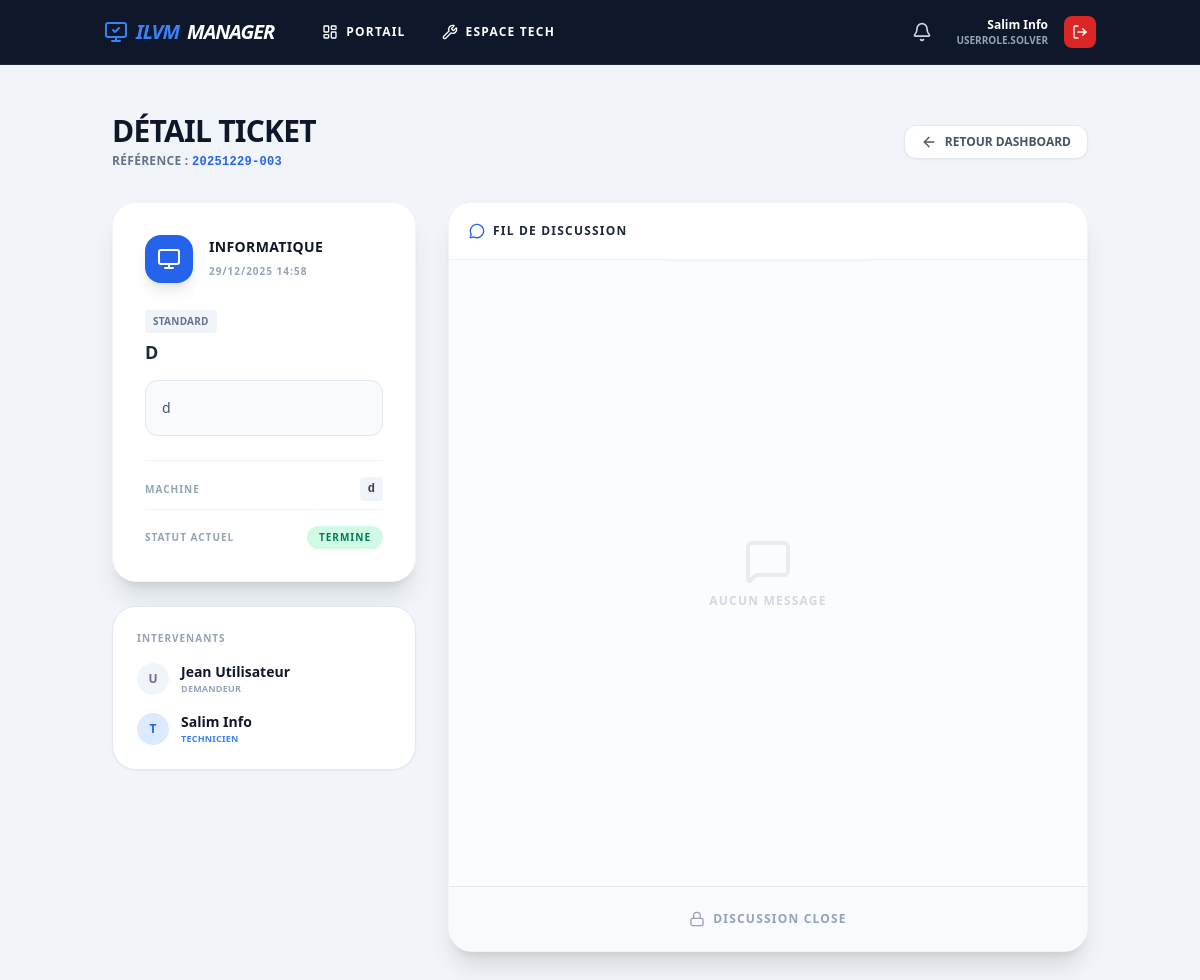
The page /tickets/view/20251229-003 (signed in) on the database its author committed.
### app/models.py (models this page shows, shortened)
class User(UserMixin, db.Model):
    __tablename__ = 'users'
    id = db.Column(db.Integer, primary_key=True)
    username = db.Column(db.String(64), unique=True, index=True)
    fullname = db.Column(db.String(120))
    email = db.Column(db.String(120))
    role = db.Column(db.Enum(UserRole), default=UserRole.USER)
    service_department = db.Column(db.Enum(ServiceType), nullable=True)
    notifications = db.relationship('Notification', backref='user', lazy='dynamic')

class Ticket(db.Model):
    __tablename__ = 'tickets'
    id = db.Column(db.Integer, primary_key=True)
    uid_public = db.Column(db.String(20), unique=True, index=True)
    title = db.Column(db.String(200), nullable=False)
    description = db.Column(db.Text, nullable=False)
    author_id = db.Column(db.Integer, db.ForeignKey('users.id'))
    author = db.relationship('User', foreign_keys=[author_id], backref='my_tickets')
    target_service = db.Column(db.Enum(ServiceType), nullable=False)
    status = db.Column(db.Enum(TicketStatus), default=TicketStatus.VALIDATION)
    solver_id = db.Column(db.Integer, db.ForeignKey('users.id'), nullable=True)
    solver = db.relationship('User', foreign_keys=[solver_id], backref='assigned_tickets')
    created_at = db.Column(db.DateTime, default=datetime.utcnow)
    closed_at = db.Column(db.DateTime, nullable=True)
    category_ticket = db.Column(db.String(50)) # "Standard", "Nouvel Utilisateur", "Matériel"
    hostname = db.Column(db.String(64), nullable=True) # Pour incidents classiques
    new_user_fullname = db.Column(db.String(150), nullable=True)
    new_user_service = db.Column(db.String(100), nullable=True)
    new_user_acces = db.Column(db.String(255), nullable=True) # Accès fichiers/dossiers
    new_user_date = db.Column(db.DateTime, nullable=True)
    materiel_list = db.Column(db.Text, nullable=True) # Liste du matériel
    destinataire_materiel = db.Column(db.String(150), nullable=True)
    service_destinataire = db.Column(db.String(100), nullable=True)

### app/routes/tickets.py (the view, shortened to what this page needs)
@tickets_bp.route('/view/<string:ticket_uid>', methods=['GET', 'POST'])
@login_required
def view_ticket(ticket_uid):
    ticket = Ticket.query.filter_by(uid_public=ticket_uid).first_or_404()
    return render_template('tickets/detail.html', ticket=ticket)

### app/__init__.py (called while the page is built)
@login_manager.user_loader
def load_user(user_id):
    from .models import User
    return User.query.get(int(user_id))

### app/templates/tickets/detail.html (shortened to what this page needs)
{% extends "base.html" %}
{% block content %}
<div class="max-w-6xl mx-auto py-6">
    <div class="mb-8 flex items-center justify-between">
        <div>
            <h1 class="text-3xl font-black text-slate-900 uppercase tracking-tight">Détail Ticket</h1>
            <p class="text-slate-500 font-bold text-xs mt-1 uppercase tracking-wide">Référence : <span class="font-mono text-blue-600">{{ ticket.uid_public }}</span></p>
        </div>
        {% if 'SOLVER' in current_user.role|string or 'ADMIN' in current_user.role|string %}
            <a href="{{ url_for('tickets.solver_dashboard') }}" class="bg-white border border-slate-200 hover:bg-slate-50 text-slate-600 px-4 py-2 rounded-xl font-black text-xs uppercase shadow-sm flex items-center gap-2 transition">
                <i data-lucide="arrow-left" class="w-4 h-4"></i> Retour Dashboard
            </a>
        {% else %}
            <a href="{{ url_for('main.user_portal') }}" class="bg-white border border-slate-200 hover:bg-slate-50 text-slate-600 px-4 py-2 rounded-xl font-black text-xs uppercase shadow-sm flex items-center gap-2 transition">
                <i data-lucide="arrow-left" class="w-4 h-4"></i> Retour Portail
            </a>
        {% endif %}
    </div>
    <div class="grid grid-cols-1 lg:grid-cols-3 gap-8">
        <div class="lg:col-span-1 space-y-6">
            <div class="bg-white p-8 rounded-3xl shadow-xl border border-slate-100">
                <div class="flex items-center gap-4 mb-6">
                    <div class="w-12 h-12 rounded-2xl flex items-center justify-center shadow-lg
                        {% if ticket.target_service.value == 'INFORMATIQUE' %}bg-blue-600 text-white{% elif ticket.target_service.value == 'DAF' %}bg-purple-600 text-white{% else %}bg-orange-600 text-white{% endif %}">
                        {% if ticket.target_service.value == 'INFORMATIQUE' %}<i data-lucide="monitor" class="w-6 h-6"></i>
                        {% elif ticket.target_service.value == 'DAF' %}<i data-lucide="banknote" class="w-6 h-6"></i>
                        {% else %}<i data-lucide="package" class="w-6 h-6"></i>{% endif %}
                    </div>
                    <div>
                        <h2 class="text-sm font-black text-slate-900 uppercase tracking-wide">{{ ticket.target_service.value }}</h2>
                        <span class="text-[10px] font-bold text-slate-400 uppercase tracking-widest">{{ ticket.created_at.strftime('%d/%m/%Y %H:%M') }}</span>
                    </div>
                </div>
                <div class="mb-4">
                    <span class="inline-block bg-slate-100 text-slate-500 text-[10px] font-black uppercase px-2 py-1 rounded mb-2 tracking-wide">{{ ticket.category_ticket or 'Standard' }}</span>
                    <h3 class="text-lg font-black text-slate-800 leading-tight uppercase">{{ ticket.title }}</h3>
                </div>
                <div class="bg-slate-50 p-4 rounded-xl border border-slate-200 text-sm font-medium text-slate-600 mb-6 leading-relaxed">
                    {{ ticket.description }}
                </div>
                {% if ticket.hostname %}
                <div class="flex justify-between items-center border-t border-slate-100 pt-4 mt-2">
                    <span class="text-[10px] font-black text-slate-400 uppercase tracking-widest">Machine</span>
                    <span class="font-mono text-xs font-bold text-slate-700 bg-slate-100 px-2 py-1 rounded">{{ ticket.hostname }}</span>
                </div>
                {% endif %}
                <div class="flex justify-between items-center border-t border-slate-100 pt-4 mt-2">
                    <span class="text-[10px] font-black text-slate-400 uppercase tracking-widest">Statut Actuel</span>
                    <span class="px-3 py-1 rounded-full text-[10px] font-black uppercase tracking-widest
                        {% if 'VALIDATION' in ticket.status.value %}bg-yellow-100 text-yellow-700
                        {% elif 'COURS' in ticket.status.value %}bg-blue-100 text-blue-700
                        {% elif 'TERMINE' in ticket.status.value %}bg-emerald-100 text-emerald-700
                        {% else %}bg-slate-100 text-slate-500{% endif %}">
                        {{ ticket.status.value }}
                    </span>
                </div>
            </div>
            <div class="bg-white p-6 rounded-3xl shadow-sm border border-slate-200">
                <h3 class="text-[10px] font-black text-slate-400 uppercase tracking-widest mb-4">Intervenants</h3>
                <div class="flex items-center gap-3 mb-4">
                    <div class="w-8 h-8 bg-slate-100 rounded-full flex items-center justify-center text-slate-500 font-black text-xs">{{ ticket.author.username[0]|upper }}</div>
                    <div>
                        <p class="text-sm font-bold text-slate-900">{{ ticket.author.fullname }}</p>
                        <p class="text-[9px] text-slate-400 font-bold uppercase tracking-wide">Demandeur</p>
                    </div>
                </div>
                {% if ticket.solver %}
                <div class="flex items-center gap-3">
                    <div class="w-8 h-8 bg-blue-100 rounded-full flex items-center justify-center text-blue-600 font-black text-xs">{{ ticket.solver.username[0]|upper }}</div>
                    <div>
                        <p class="text-sm font-bold text-slate-900">{{ ticket.solver.fullname }}</p>
                        <p class="text-[9px] text-blue-500 font-bold uppercase tracking-wide">Technicien</p>
                    </div>
                </div>
                {% else %}
                <div class="p-3 bg-slate-50 rounded-xl border border-dashed border-slate-200 text-center text-[10px] font-bold text-slate-400 uppercase tracking-wide">
                    En attente d'attribution
                </div>
                {% endif %}
            </div>
        </div>
        <div class="lg:col-span-2 flex flex-col h-[750px] bg-white rounded-3xl shadow-xl border border-slate-100 overflow-hidden relative">
            <div class="p-5 border-b border-slate-100 bg-white flex justify-between items-center z-10">
                <h3 class="font-black text-slate-800 uppercase text-xs tracking-widest flex items-center gap-2">
                    <i data-lucide="message-circle" class="w-4 h-4 text-blue-600"></i> Fil de discussion
                </h3>
            </div>
            <div class="flex-1 overflow-y-auto p-6 space-y-6 bg-slate-50/50" id="chatContainer">
                {% for msg in ticket.messages %}
                <div class="flex flex-col {% if msg.author_id == current_user.id %}items-end{% else %}items-start{% endif %} animate-fadeIn">
                    <div class="max-w-[80%] {% if msg.author_id == current_user.id %}bg-slate-900 text-white rounded-tr-none{% else %}bg-white border border-slate-200 text-slate-700 rounded-tl-none{% endif %} px-5 py-4 rounded-2xl shadow-sm">
                        <p class="text-sm font-bold">{{ msg.content }}</p>
                    </div>
                    <span class="text-[9px] font-black text-slate-400 mt-2 px-2 uppercase tracking-wide">
                        {{ msg.author.fullname }} • {{ msg.timestamp.strftime('%H:%M') }}
                    </span>
                </div>
                {% else %}
                <div class="flex flex-col items-center justify-center h-full opacity-40">
                    <i data-lucide="message-square" class="w-12 h-12 text-slate-300 mb-2"></i>
                    <p class="text-xs font-bold text-slate-400 uppercase tracking-widest">Aucun message</p>
                </div>
                {% endfor %}
            </div>
            {% if ticket.status.value != 'TERMINE' and ticket.status.value != 'REFUSE' %}
            <div class="p-4 bg-white border-t border-slate-100">
                <form method="POST" class="flex gap-3">
                    <input type="text" name="message" class="flex-1 bg-slate-50 border border-slate-200 rounded-xl px-5 py-4 text-sm font-bold text-slate-700 focus:ring-2 focus:ring-blue-100 focus:border-blue-500 outline-none transition" placeholder="Écrivez votre message..." autocomplete="off" required>
                    <button type="submit" class="bg-blue-600 hover:bg-blue-700 text-white p-4 rounded-xl transition shadow-lg shadow-blue-200 group">
                        <i data-lucide="send" class="w-5 h-5 group-hover:translate-x-1 transition-transform"></i>
                    </button>
                </form>
            </div>
            {% else %}
            <div class="p-6 bg-slate-50 border-t border-slate-200 text-center">
                <p class="text-xs font-black text-slate-400 uppercase tracking-widest flex items-center justify-center gap-2">
                    <i data-lucide="lock" class="w-4 h-4"></i> Discussion close
                </p>
            </div>
            {% endif %}
        </div>
    </div>
</div>
{% endblock %}

### app/templates/base.html (shortened to what this page needs)
<!DOCTYPE html>
<html lang="fr">
<head>
    <script src="https://cdn.tailwindcss.com"></script>
</head>
<body class="bg-slate-100 font-sans text-slate-900 min-h-screen flex flex-col">
    {% if current_user.is_authenticated %}
    <nav class="bg-slate-900 text-white sticky top-0 z-50 border-b border-slate-800">
        <div class="container mx-auto px-4 h-16 flex justify-between items-center">
            <div class="flex items-center gap-8">
                <a href="{{ url_for('main.user_portal') }}" class="font-black text-xl tracking-tighter text-blue-500 italic flex items-center gap-2">
                    <i data-lucide="monitor-check"></i> ILVM<span class="text-white">MANAGER</span>
                </a>
                <div class="hidden md:flex gap-1 text-xs font-bold uppercase tracking-widest">
                    <a href="{{ url_for('main.user_portal') }}" class="px-4 py-2 hover:bg-slate-800 rounded transition flex gap-2 items-center">
                        <i data-lucide="layout-dashboard" class="w-4 h-4"></i> Portail
                    </a>
                    {% if 'SOLVER' in current_user.role|string or 'ADMIN' in current_user.role|string %}
                    <a href="{{ url_for('tickets.solver_dashboard') }}" class="px-4 py-2 hover:bg-slate-800 rounded transition flex gap-2 items-center">
                        <i data-lucide="wrench" class="w-4 h-4"></i> Espace Tech
                    </a>
                    {% endif %}
                </div>
            </div>
            <div class="flex items-center gap-4">
                <div class="relative group">
                    <button id="notifBtn" class="p-2 hover:bg-slate-800 rounded-lg transition relative">
                        <i data-lucide="bell" class="w-5 h-5 text-slate-300 group-hover:text-white"></i>
                    </button>
                </div>
                <div class="text-right hidden sm:block">
                    <p class="text-xs font-bold text-white">{{ current_user.fullname }}</p>
                    <p class="text-[10px] text-slate-400 uppercase font-bold">{{ current_user.role }}</p>
                </div>
                <a href="{{ url_for('auth.logout') }}" class="bg-red-600 hover:bg-red-700 p-2 rounded-lg transition" title="Déconnexion">
                    <i data-lucide="log-out" class="w-4 h-4"></i>
                </a>
            </div>
        </div>
    </nav>
    {% endif %}
    <main class="container mx-auto p-4 md:p-6 pb-20 flex-grow">
        {% block content %}{% endblock %}
    </main>
</body>
</html>

### rows shown on the page
User: fullname "Salim Info", role "USERROLE.SOLVER", solver "T", solver.fullname "Salim Info"
Ticket: uid_public "20251229-003", target_service.value "INFORMATIQUE", created_at "29/12/2025 14:58", category_ticket "STANDARD", title "D", description "d", hostname "d", status.value "TERMINE"
User: author "U", author.fullname "Jean Utilisateur"
